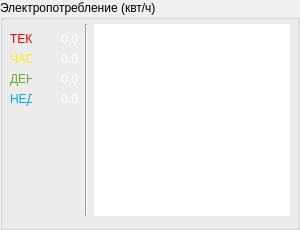
                 <widget class="QGroupBox" name="box_EnergyCon">
                  <property name="sizePolicy">
                   <sizepolicy hsizetype="Expanding" vsizetype="Preferred">
                    <horstretch>0</horstretch>
                    <verstretch>0</verstretch>
                   </sizepolicy>
                  </property>
                  <property name="maximumSize">
                   <size>
                    <width>300</width>
                    <height>16777215</height>
                   </size>
                  </property>
                  <property name="title">
                   <string>Электропотребление (квт/ч)</string>
                  </property>
                  <layout class="QHBoxLayout" name="horizontalLayout_6">
                   <property name="leftMargin">
                    <number>7</number>
                   </property>
                   <property name="topMargin">
                    <number>4</number>
                   </property>
                   <property name="rightMargin">
                    <number>7</number>
                   </property>
                   <item>
                    <layout class="QFormLayout" name="formLayout_4">
                     <property name="topMargin">
                      <number>8</number>
                     </property>
                     <property name="rightMargin">
                      <number>0</number>
                     </property>
                     <property name="bottomMargin">
                      <number>4</number>
                     </property>
                     <item row="0" column="0">
                      <widget class="QLabel" name="lbl_ReadOnly47">
                       <property name="maximumSize">
                        <size>
                         <width>22</width>
                         <height>15</height>
                        </size>
                       </property>
                       <property name="text">
                        <string>&lt;html&gt;&lt;head/&gt;&lt;body&gt;&lt;p&gt;&lt;span style=&quot; color:#ff0000;&quot;&gt;ТЕК&lt;/span&gt;&lt;/p&gt;&lt;/body&gt;&lt;/html&gt;</string>
                       </property>
                      </widget>
                     </item>
                     <item row="0" column="1">
                      <widget class="QPushButton" name="lbl_CurrentEnergyConsumption">
                       <property name="minimumSize">
                        <size>
                         <width>41</width>
                         <height>0</height>
                        </size>
                       </property>
                       <property name="baseSize">
                        <size>
                         <width>40</width>
                         <height>0</height>
                        </size>
                       </property>
                       <property name="styleSheet">
                        <string notr="true">QPushButton {	
	border: none;
	background: none;
	color: white; 
	font: 9pt &quot;Segoe UI Semilight&quot;; 
	text-align: right; 
	padding-right: 1px;
	min-width: 40px;
}

QPushButton:hover {
	color: rgb(70, 175, 38);
}

QPushButton:pressed {
	color: rgb(47, 105, 23);
}</string>
                       </property>
                       <property name="text">
                        <string>0.0</string>
                       </property>
                      </widget>
                     </item>
                     <item row="1" column="0">
                      <widget class="QLabel" name="lbl_ReadOnly48">
                       <property name="maximumSize">
                        <size>
                         <width>22</width>
                         <height>15</height>
                        </size>
                       </property>
                       <property name="text">
                        <string>&lt;html&gt;&lt;head/&gt;&lt;body&gt;&lt;p&gt;&lt;span style=&quot; color:#ffee00;&quot;&gt;ЧАС&lt;/span&gt;&lt;/p&gt;&lt;/body&gt;&lt;/html&gt;</string>
                       </property>
                      </widget>
                     </item>
                     <item row="1" column="1">
                      <widget class="QPushButton" name="lbl_HourEnergyConsumption">
                       <property name="minimumSize">
                        <size>
                         <width>41</width>
                         <height>0</height>
                        </size>
                       </property>
                       <property name="baseSize">
                        <size>
                         <width>40</width>
                         <height>0</height>
                        </size>
                       </property>
                       <property name="styleSheet">
                        <string notr="true">QPushButton {	
	border: none;
	background: none;
	color: white; 
	font: 9pt &quot;Segoe UI Semilight&quot;; 
	text-align: right; 
	padding-right: 1px;
	min-width: 40px;
}

QPushButton:hover {
	color: rgb(70, 175, 38);
}

QPushButton:pressed {
	color: rgb(47, 105, 23);
}</string>
                       </property>
                       <property name="text">
                        <string>0.0</string>
                       </property>
                      </widget>
                     </item>
                     <item row="2" column="0">
                      <widget class="QLabel" name="lbl_ReadOnly49">
                       <property name="maximumSize">
                        <size>
                         <width>22</width>
                         <height>15</height>
                        </size>
                       </property>
                       <property name="text">
                        <string>&lt;html&gt;&lt;head/&gt;&lt;body&gt;&lt;p&gt;&lt;span style=&quot; color:#66b036;&quot;&gt;ДЕН&lt;/span&gt;&lt;/p&gt;&lt;/body&gt;&lt;/html&gt;</string>
                       </property>
                      </widget>
                     </item>
                     <item row="2" column="1">
                      <widget class="QPushButton" name="lbl_DailyEnergyConsumption">
                       <property name="minimumSize">
                        <size>
                         <width>41</width>
                         <height>0</height>
                        </size>
                       </property>
                       <property name="baseSize">
                        <size>
                         <width>40</width>
                         <height>0</height>
                        </size>
                       </property>
                       <property name="styleSheet">
                        <string notr="true">QPushButton {	
	border: none;
	background: none;
	color: white; 
	font: 9pt &quot;Segoe UI Semilight&quot;; 
	text-align: right; 
	padding-right: 1px;
	min-width: 40px;
}

QPushButton:hover {
	color: rgb(70, 175, 38);
}

QPushButton:pressed {
	color: rgb(47, 105, 23);
}</string>
                       </property>
                       <property name="text">
                        <string>0.0</string>
                       </property>
                      </widget>
                     </item>
                     <item row="3" column="0">
                      <widget class="QLabel" name="lbl_ReadOnly50">
                       <property name="maximumSize">
                        <size>
                         <width>22</width>
                         <height>15</height>
                        </size>
                       </property>
                       <property name="text">
                        <string>&lt;html&gt;&lt;head/&gt;&lt;body&gt;&lt;p&gt;&lt;span style=&quot; color:#00aaff;&quot;&gt;НЕД&lt;/span&gt;&lt;/p&gt;&lt;/body&gt;&lt;/html&gt;</string>
                       </property>
                      </widget>
                     </item>
                     <item row="3" column="1">
                      <widget class="QPushButton" name="lbl_WeeklyEnergyConsumption">
                       <property name="minimumSize">
                        <size>
                         <width>41</width>
                         <height>0</height>
                        </size>
                       </property>
                       <property name="baseSize">
                        <size>
                         <width>40</width>
                         <height>0</height>
                        </size>
                       </property>
                       <property name="styleSheet">
                        <string notr="true">QPushButton {	
	border: none;
	background: none;
	color: white; 
	font: 9pt &quot;Segoe UI Semilight&quot;; 
	text-align: right; 
	padding-right: 1px;
	min-width: 40px;
}

QPushButton:hover {
	color: rgb(70, 175, 38);
}

QPushButton:pressed {
	color: rgb(47, 105, 23);
}</string>
                       </property>
                       <property name="text">
                        <string>0.0</string>
                       </property>
                      </widget>
                     </item>
                    </layout>
                   </item>
                   <item>
                    <widget class="Line" name="line_10">
                     <property name="orientation">
                      <enum>Qt::Vertical</enum>
                     </property>
                    </widget>
                   </item>
                   <item>
                    <widget class="PlotWidget" name="plw_EnergyConsumption">
                     <property name="minimumSize">
                      <size>
                       <width>196</width>
                       <height>97</height>
                      </size>
                     </property>
                     <property name="maximumSize">
                      <size>
                       <width>196</width>
                       <height>16777215</height>
                      </size>
                     </property>
                     <property name="styleSheet">
                      <string notr="true">border: none</string>
                     </property>
                     <property name="interactive">
                      <bool>false</bool>
                     </property>
                    </widget>
                   </item>
                  </layout>
                 </widget>
